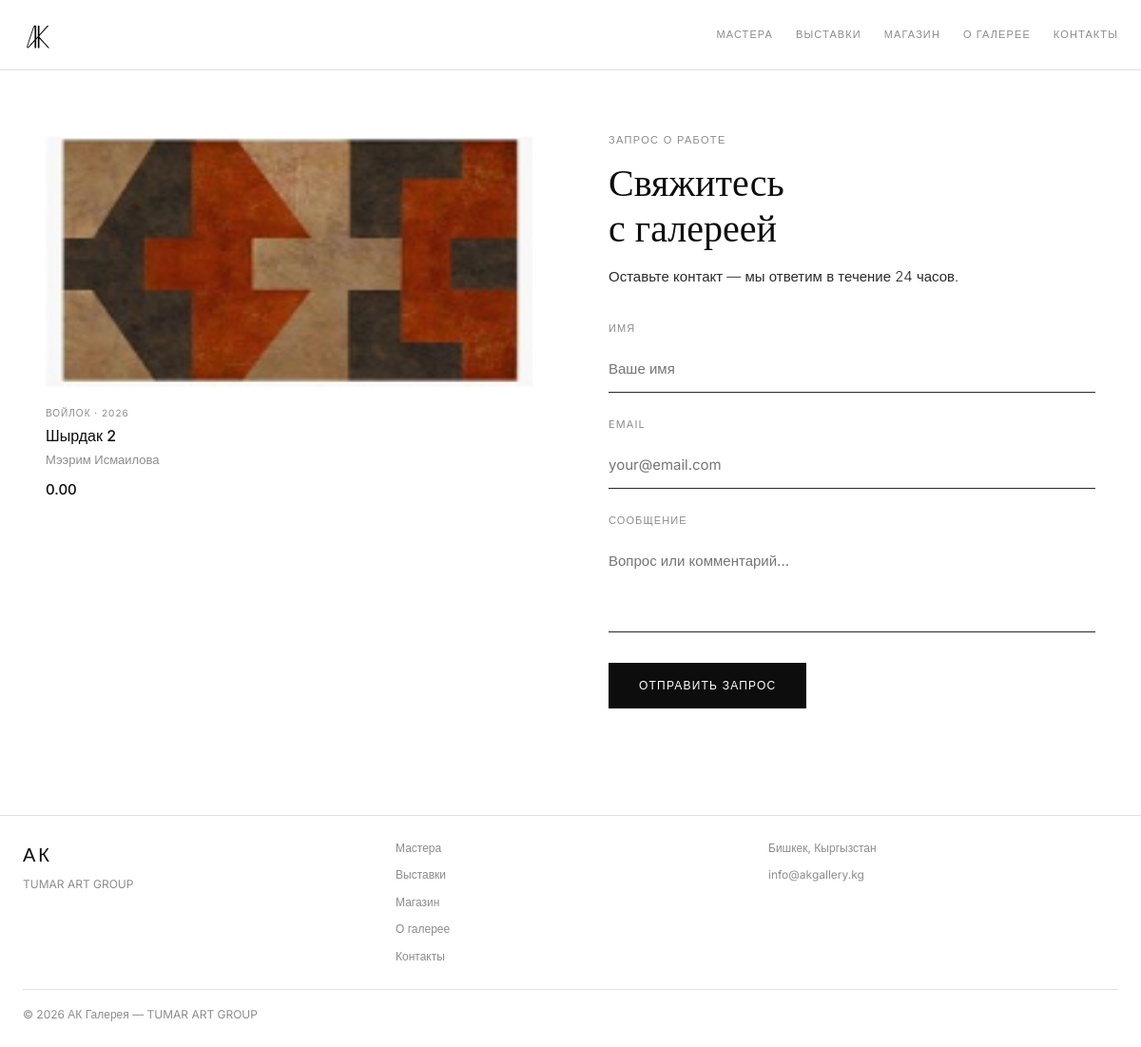
/inquiry/4/, run on an earlier commit of the app's database.
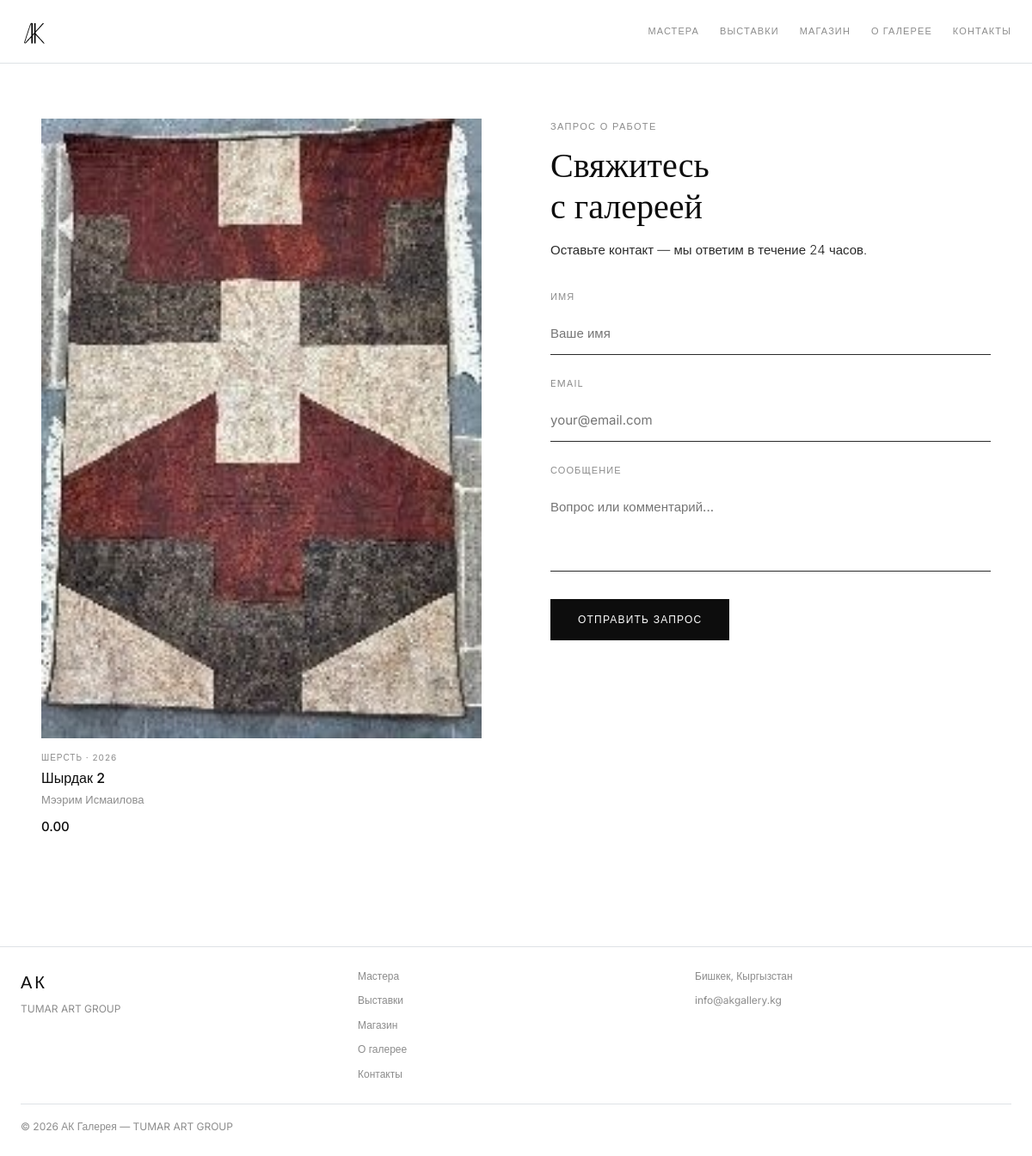
And on a later commit of the database.
### artists/models.py (models this page shows, shortened)
class Artwork(models.Model):
    artist = models.ForeignKey(Artist, on_delete=models.CASCADE, related_name='artworks')
    title = models.CharField(max_length=200)  # название работы
    year = models.IntegerField(blank=True, null=True)  # год
    medium = models.CharField(max_length=200, blank=True)  # материал
    weight = models.CharField(max_length=100, blank=True)  # вес работы
    dimensions = models.CharField(max_length=100, blank=True)  # размер
    description = models.TextField(blank=True)  # описание
    image = models.ImageField(upload_to='artworks/')  # фото работы
    price = models.CharField(max_length=100, blank=True)  # цена (опционально)
    designed_by = models.ManyToManyField(Artist, blank=True, related_name='designed_artworks')
    made_by = models.ManyToManyField(Artist, blank=True, related_name='made_artworks')
    designed_by_workshops = models.ManyToManyField('Workshop', blank=True, related_name='designed_artworks')
    made_by_workshops = models.ManyToManyField('Workshop', blank=True, related_name='made_artworks')

class Artist(models.Model):
    name = models.CharField(max_length=200)  # имя художника
    order = models.IntegerField(default=0)
    bio = models.TextField(blank=True)  # биография
    quote = models.CharField(max_length=300, blank=True)  # цитата художника
    photo = models.ImageField(upload_to='artists/')  # фото художника
    city = models.CharField(max_length=100, blank=True)  # город
    medium = models.CharField(max_length=200, blank=True)  # техника (живопись, войлок...)
    qr_code = models.ImageField(upload_to='qr_codes/', blank=True)  # QR код

### inquiries/views.py (the view, shortened to what this page needs)
# urls.py: path('inquiry/', include('inquiries.urls')),
def inquiry(request, artwork_pk):
    artwork = get_object_or_404(Artwork, pk=artwork_pk)
    return render(request, 'inquiries/inquiry.html', {'artwork': artwork})

### templates/inquiries/inquiry.html (shortened to what this page needs)
{% extends 'base.html' %}
{% load static %}
{% block content %}
<section class="inquiry-section">
    <div class="inquiry-layout">
        <div class="inquiry-artwork">
            {% if artwork.image %}
                <img src="{{ artwork.image.url }}" alt="{{ artwork.title }}">
            {% else %}
                <div style="aspect-ratio:1/1;background:var(--grey-3);"></div>
            {% endif %}
            <div class="card-body" style="padding-left:0;padding-right:0;">
                <span class="card-tag">{{ artwork.medium }}{% if artwork.year %} · {{ artwork.year }}{% endif %}</span>
                <h2 class="card-name">{{ artwork.title }}</h2>
                <p class="card-city">{{ artwork.artist.name }}</p>
                {% if artwork.price %}
                    <p class="shop-price" style="margin-top:8px;">{{ artwork.price }}</p>
                {% endif %}
            </div>
        </div>
        <div class="inquiry-form">
            <span class="page-tag">Запрос о работе</span>
            <h1 class="artist-name" style="margin-bottom:12px;">Свяжитесь<br>с галереей</h1>
            <p class="artist-bio" style="margin-bottom:0;">Оставьте контакт — мы ответим в течение 24 часов.</p>
            <form method="POST" class="form">
                <div class="form-group">
                    <label class="form-label">Имя</label>
                    <input type="text" name="name" required class="form-input" placeholder="Ваше имя">
                </div>
                <div class="form-group">
                    <label class="form-label">Email</label>
                    <input type="email" name="email" required class="form-input" placeholder="your@email.com">
                </div>
                <div class="form-group">
                    <label class="form-label">Сообщение</label>
                    <textarea name="message" class="form-input form-textarea" placeholder="Вопрос или комментарий..."></textarea>
                </div>
                <button type="submit" class="btn-solid">Отправить запрос</button>
            </form>
        </div>
    </div>
</section>
{% endblock %}

What changed in the data, as far as the page shows it:
changed Artwork "Шырдак 2": image: a different picture; medium "ВОЙЛОК" → "ШЕРСТЬ"
